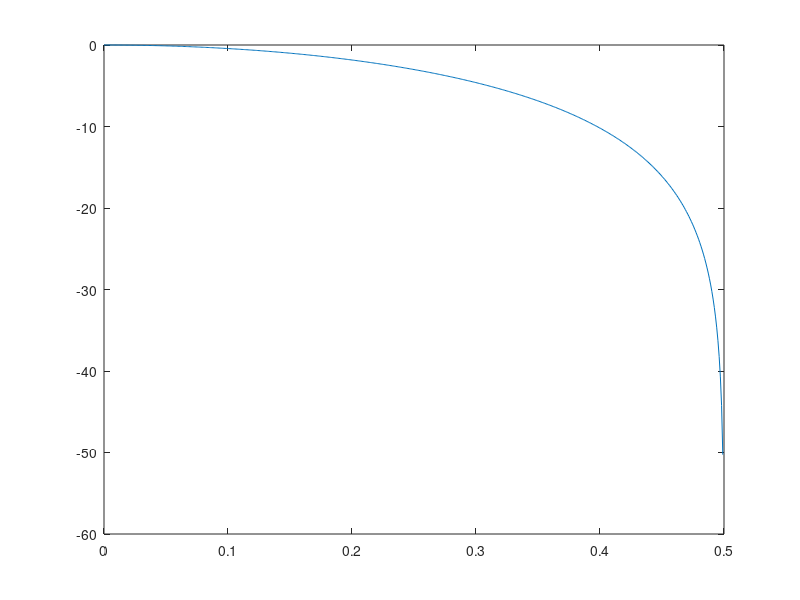

The MATLAB script that drew this image: (Note: this script raises an error after producing the figure.)
clear
clf
%Coefficient du filtre etudie
A = [2 0] ;
B = [1 1] ;

fe = 1 ;                                % Frequence d'echantillonnage
[H, w] = freqz(B,A) ;                   % w : pulsation entre 0 et pi
nu = w/(2*pi) ;                         % Frequence reduite
f = nu*fe ;                             % Frequence

%On trace le diagramme de gain pour determiner la nature du filtre
plot(nu,20*log10(abs(H))) ;
my_title('Diagramme de gain en frequence reduite en db',25) ;

%print -deps "/home/kewin/octave/td_matLab/rapport/src/resEx3/f2Gain.jpg" 

input ('Figure suivante ?') ;
%Diagramme de phase
plot(nu,angle(H)) ;
my_title('Diagramme de phase en frequence reduite',25) ;
%print -deps "/home/kewin/octave/td_matLab/rapport/src/resEx3/f2Phase.jpg" 

input ('Figure suivante ? ') ;
%Zeros et poles
zplane(B, A) ;
my_title('Zeros et poles',25) ;
%print -deps "/home/kewin/octave/td_matLab/rapport/src/resEx3/f2ZP.jpg" 

%Reponse impulsionnelle
%Definition de l'intervalle de visualisation
N = 64 ;
n0 = N/2 ;
n_min = 1-n0 ;
n_max = N-n0 ;
n = n_min:1:n_max ;

%Definition du dirac
dirac = zeros(1,N);
dirac(n0) = 1;
y = filter(B,A,dirac);
input ('Figure suivante ?') ;
stem (n,y) ;
my_title('Reponse impulsionnelle',25) ;
%print -deps "/home/kewin/octave/td_matLab/rapport/src/resEx3/f2Impulsion.jpg" 

input ('Figure suivante ?') ;
%Reponse indicielle
%Definition de l'echelon
u = zeros(1,N) ;
for i=n0:N
	u(i)=1;
endfor
i = filter(B,A,u) ;
h_obj = stem (n,i) ;
my_title('Reponse indicielle',25) ;
%print -deps "/home/kewin/octave/td_matLab/rapport/src/resEx3/f2Indice.jpg" 

